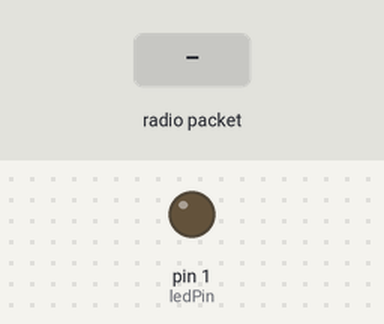
This sketch was run on a simulated Arduino Uno, built with avr-gcc and run on an emulated ATmega328P. Parts: output pins drawn as LEDs (lit = HIGH). Inputs (shaded band) come from the test bench. No radio packets arrive unless stated.

Above: at 5.7 s.
5.8 s: radio packet "1" arrives
At 8.5 s:
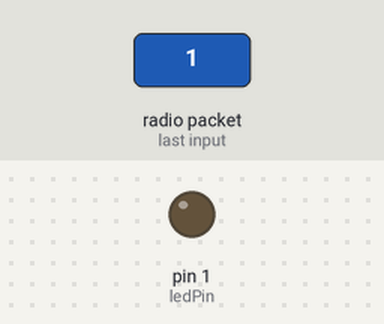
8.8 s: radio packet "0" arrives
At 11.5 s:
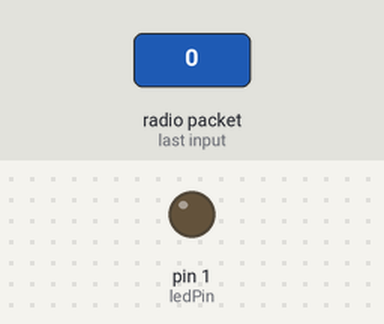
11.8 s: radio packet "2" arrives
At 14.3 s:
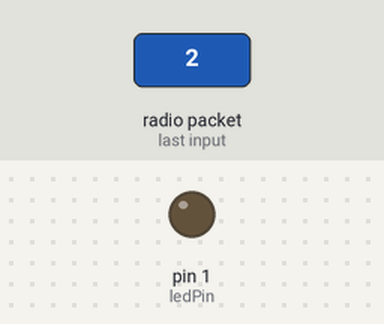
Timing chart, 0 to 15.8 s (numbered marks = the images above; inputs shaded):
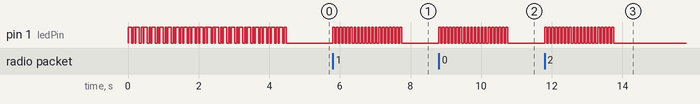

The sketch:

receiver_virtualwire.ino
```cpp
#include <VirtualWire.h>

int rxPin = 0;
int ledPin = 1;

void setup()
{
//  Serial.begin(9600);	// Debugging only
//  Serial.println("setup");

  pinMode(rxPin, INPUT);
  pinMode(ledPin, OUTPUT);

  // Initialise the IO and ISR
  // vw_set_ptt_inverted(true); // Required for DR3100
  vw_setup(2000);	 // Bits per sec
  vw_set_rx_pin(rxPin);

  vw_rx_start(); // Start the receiver PLL running

  play_init_sequence();
}

void play_init_sequence(){
  for (int i=0; i<20; i++){
    digitalWrite(ledPin, HIGH);
    delay(100);
    digitalWrite(ledPin, LOW);
    delay(50);
    digitalWrite(ledPin, HIGH);
    delay(50);
    digitalWrite(ledPin, LOW);
    delay(25);
  }
}

void  play_alarm(){
  for (int i=0; i<20;i++){
    digitalWrite(ledPin, HIGH);
    delay(50);
    digitalWrite(ledPin, LOW);
    delay(50);
  }
  delay(1000);
}

void loop()
{

  uint8_t buf[VW_MAX_MESSAGE_LEN];
  uint8_t buflen = VW_MAX_MESSAGE_LEN;

  if (vw_get_message(buf, &buflen)) // Non-blocking
  {
    // got new message play alarm
    play_alarm();

//    int i;

    // Message with a good checksum received, dump it.
//    Serial.print("Got: ");
//
//    for (i = 0; i < buflen; i++)
//    {
//      // prints integer value of the byte as ASCII characters
//      // Serial.print(buf[i], DEC);
//      //
//      // print character
//      Serial.write(buf[i]);
//      Serial.print(" ");
//    }
//    Serial.println("");

  }
}
```

Measured:
- after the input at 5.8 s, pin 1 (ledPin): alternates HIGH for 0.05 s and LOW for 0.05 s, 40 changes in all, then stays LOW, starting at once
- after the input at 8.8 s, pin 1 (ledPin): alternates HIGH for 0.05 s and LOW for 0.05 s, 40 changes in all, then stays LOW, starting at once
- after the input at 11.8 s, pin 1 (ledPin): alternates HIGH for 0.05 s and LOW for 0.05 s, 40 changes in all, then stays LOW, starting at once
